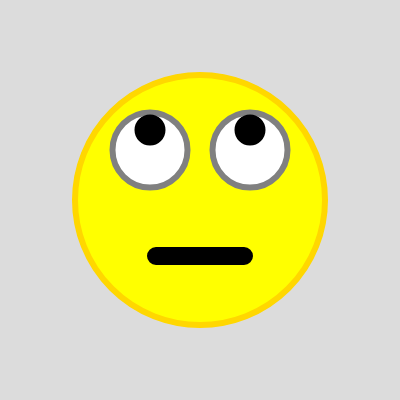
Frame 1 (no input)
Frame 60 (no input): identical to frame 1, image omitted
Frame 120 (the mouse pressed at the canvas centre since frame 60): identical to frame 1, image omitted

The p5.js sketch that drew this single still picture (run headless with seeded random() and noise() and a simulated clock; from frame 60 on, the mouse is pressed at the canvas centre):

// p5.js sketch
// ── sketch.js
function setup() {
  createCanvas(400, 400);
}

function draw() {
  background(220);
  stroke("gold"); // set the stroke (line) color 
  strokeWeight(6); // set the stroke thickness
  fill("yellow"); // set the fill color

  // draw an ellipse with 250 pixel diameter
  // with its center at x position 200
  // and at y position 200
  ellipse(200,200,250,250);
  stroke("Gray");
  fill("white");
  ellipse(150,150,75,75);
  ellipse(250,150,75,75);
  fill("black");
  stroke("black");
  ellipse(150,130,25,25);
  ellipse(250,130,25,25);
  rect(150,250,100,12,10,10,10,10);
}
